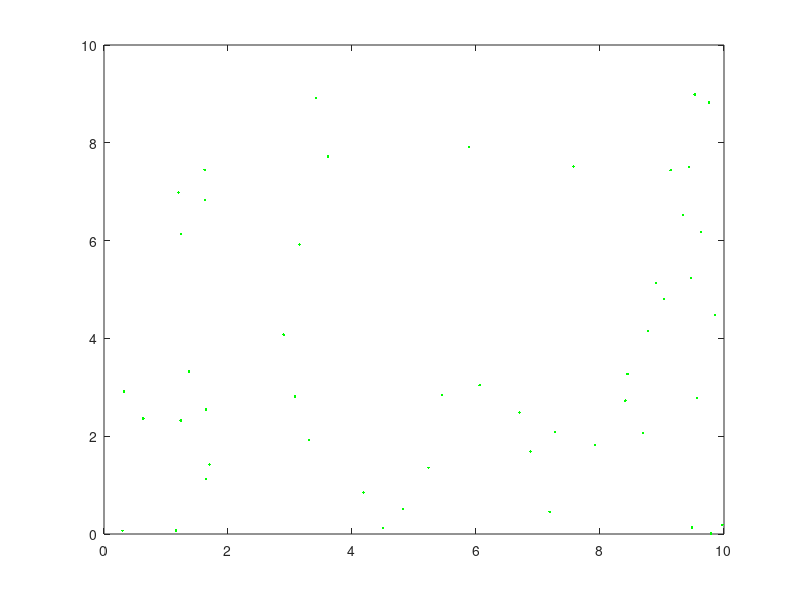

Write MATLAB code to recreate this figure. (Note: this script raises an error after producing the figure.)
X = 10*rand(2,50);              % generate 50 random points in 2D
figure(1); clf;                 % display a figure and clear it.
plot(X(1,:),X(2,:),'g.');       % plot the original points as green dots
Xrot = rotate(X,45);            % rotate the points by 45 degrees counterclockwise
hold on;                        % tell matlab to not clear the figure when plotting additional points
plot(Xrot(1,:),Xrot(2,:),'r.'); % plot the rotated points on the same figure
